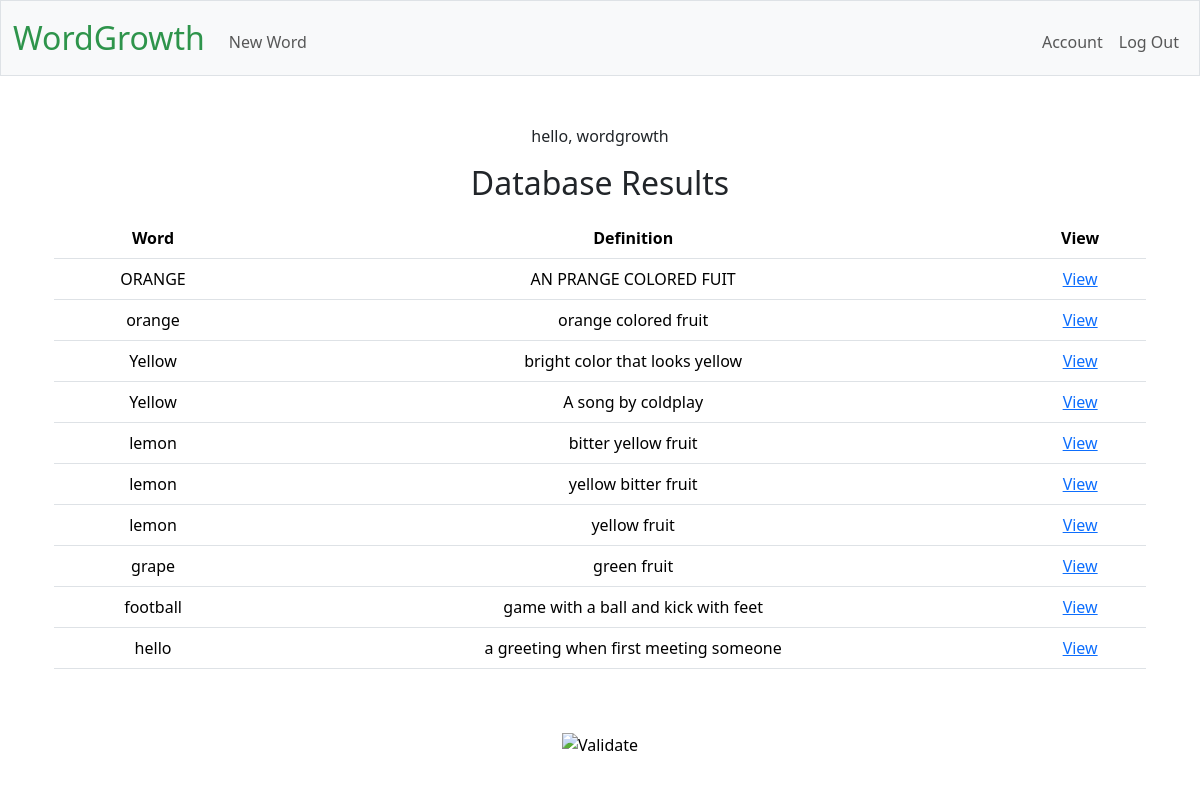
Screenshot of / (signed in) with the database file from the repository.
### tables this page shows
CREATE TABLE "vocabulary" (id INTEGER PRIMARY KEY AUTOINCREMENT, user_id INTEGER, word TEXT NOT NULL, definition TEXT, notes TEXT, example_sentence TEXT, example_media TEXT, FOREIGN KEY (user_id) REFERENCES users(id));

### app.py (the view)
@app.route("/")
def show_words():
    conn = get_db_connection()
    cursor = conn.cursor()
    if not session.get("user_id"):
        return redirect(url_for("login"))
    else:
        cursor.execute(
            "SELECT * FROM vocabulary WHERE user_id = ?", [session['user_id']]
            )
        conn.commit()
        rows = cursor.fetchall()
        return render_template("index.html", rows=rows)

### app.py (called while the page is built)
@app.teardown_appcontext
def close_db_connection(exception):
    db = g.pop('db', None)
    if db is not None:
        db.close()

### helpers.py (called while the page is built)
def get_db_connection():
    if 'db' not in g:
        g.db = sqlite3.connect(DATABASE)
        g.db.execute("PRAGMA foreign_keys = ON")  # Enables foreign key checks
        g.db.row_factory = sqlite3.Row # enables dictionaries to be returned not just tuples
    return g.db

### templates/index.html
{% extends "layout.html" %}
{% block main %}
    <p>hello, wordgrowth</p>
    <h2>Database Results</h2>
    <div class="container mt-3">
        <table class="table">
            <thead>
            <tr>
                <th>Word</th>
                <th>Definition</th>
                <th>View</th>
            </tr>
            </thead>
            <tbody>
                {% for row in rows %}
            <tr>
                <td>{{ row["word"] }}</td>
                <td>{{ row["definition"] }}</td>
                <td><a href="{{ url_for('word_view', word_id=row['id']) }}">View</a></td>
            </tr>
                {% endfor %}
            </tbody>
        </table>
    </div>
{% endblock %}

### rows the page displays
vocabulary: word "ORANGE", definition "AN PRANGE COLORED FUIT"
vocabulary: word "orange", definition "orange colored fruit"
vocabulary: word "Yellow", definition "bright color that looks yellow"
vocabulary: word "Yellow", definition "A song by coldplay"
vocabulary: word "lemon", definition "bitter yellow fruit"
vocabulary: word "lemon", definition "yellow bitter fruit"
vocabulary: word "lemon", definition "yellow fruit"
vocabulary: word "grape", definition "green fruit"
vocabulary: word "football", definition "game with a ball and kick with feet"
vocabulary: word "hello", definition "a greeting when first meeting someone"
